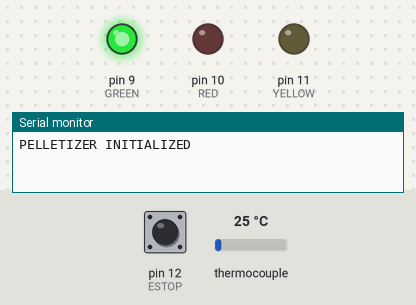
A sketch run on a simulated Arduino Mega 2560, built with avr-gcc and run on an emulated ATmega2560. Shown: output pins drawn as LEDs (lit = HIGH), the last lines printed to the serial monitor. Inputs (shaded band) come from the test bench; at power-on: pin 12 (ESTOP) HIGH, thermocouple 25 °C.

Above: at 0.01 s.
At 1.2 s:
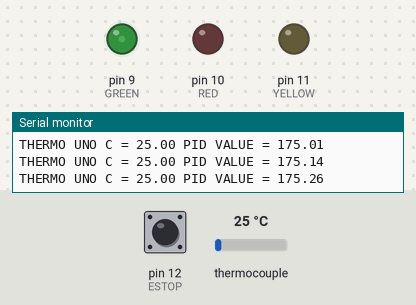
1.3 s: pin 12 (ESTOP) pulled LOW for 0.6 s
At 2.1 s:
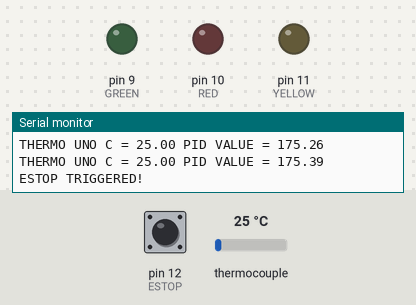
Timing chart, 0 to 4.3 s (numbered marks = the images above; inputs shaded):
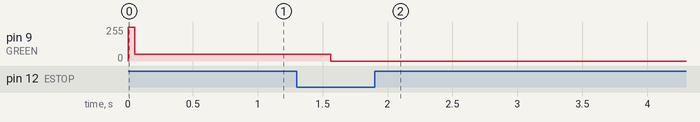

Measured:
- after the input at 1.3 s, pin 9 (GREEN): 50/255 → 0/255 after 0.26 s

The sketch:

Pelletizer_Controller_v1.ino
```cpp
// Include necessary libraries:
#include "max6675.h"


///// PORTS /////

// If DEBUG is defined, more print statements will go to the Serial
#define DEBUG

// Debug LED Ports:
#define GREEN 9
#define RED 10
#define YELLOW 11
#define HEATER 52
#define HEATON 22

// Thermcouple Uno
#define THERMO_UNO_DO 4
#define THEMRO_UNO_CS 5
#define THERMO_UNO_CLK 6
MAX6675 thermoUno(THERMO_UNO_CLK, THEMRO_UNO_CS, THERMO_UNO_DO);

// Thermcouple Dos

// Motor Ports:
// #define SHAFT 20
// #define CUTTER 21

// Define E-stop Port
#define ESTOP 12

/////////////////

///// Global Variables /////
bool runMain = true; // true so long as the primary code should run in main (E-stop makes this false)
bool isHot = false; // true if heater is hot
////////////////////////////

// class to create a custom PID
class PID {
  private:
    double pkP;
    double pkI;
    double pkD;
    double pPrevInput;
    long pPrevTime;
    double pImax;
    double pItot;
    double pSetpoint;
  public:
    // default counstructor
    PID(){
      pkP = 0;
      pkI = 0;
      pkD = 0;
      pPrevInput = 0;
      pPrevTime = 0;
      pImax = 0;
      pItot = 0;
      pSetpoint = 0;
    }

    // Overloaded constructor
    PID(double P, double I, double D, double Imax) {
      pkP = P;
      pkI = I;
      pkD = D;
      pPrevInput = 0;
      pPrevTime = 0;
      pImax = Imax;
      pItot = 0;
      pSetpoint = 0;
    }

    // setters:
    void setP(double P){ pkP = P; }
    void setI(double I){ pkP = I; }
    void setD(double D){ pkD = D; }
    void setImax(double Imax) { pImax = Imax; }
    void setSetpoint(double setpoint) { pSetpoint = setpoint; }

    // getters:
    double getP(){ return pkP; }
    double getI(){ return pkI; }
    double getD(){ return pkD; }
    double getDmax(){ return pImax; }
    void getSetpoint() { return pSetpoint; }

    double startOutput(double prevInput) {
      pPrevInput = prevInput;
      pPrevTime = millis();
    }

    double output(double curInput){
      long curTime = millis();
      /*Serial.print("T(");
      Serial.print(curTime);
      Serial.print(" ms) ");*/
      // Calculate the integral
      pItot += (curTime-pPrevTime)*curInput;

      // Check if I total is greater than the max:
      if(pItot > pImax) {
        pItot = pImax;
      } else if (pItot < -pImax) {
        pItot = -pImax;
      }

      // Evaluate P, i, and D terms:
      double P = pkP*(pSetpoint-curInput);
      double I = pkI*pItot;
      double D = pkD*(pPrevInput-curInput)/(pPrevTime-curTime);

      // reinitializes previous variables
      pPrevInput = curInput;
      pPrevTime = curTime;
      /*Serial.print("P(");
      Serial.print(P);
      Serial.print(")*I(");
      Serial.print(I);
      Serial.print(")*D(");
      Serial.print(D);
      Serial.print(") = ");*/
      return (P + I + D);
    }
};

//-----///// Functions /////------//

// Debug print function
void debug_print(String output) {
  #ifdef DEBUG
    Serial.print(output);
  #endif
}

// debug println function
void debug_println(String output) {
  #ifdef DEBUG
    Serial.println(output);
  #endif
}


// shutdown function
void killAll() {
  digitalWrite(GREEN, LOW);
  digitalWrite(RED, LOW);
  digitalWrite(YELLOW, LOW);
  digitalWrite(HEATER, LOW);
}

//-----/////////////////////------//

// SETUP:
void setup() {
  Serial.begin(9600); // Sets up serial port

  Serial.println("PELLETIZER INITIALIZED");

  // Initialize tester pins:
  pinMode(GREEN, OUTPUT);
  pinMode(RED, OUTPUT);
  pinMode(YELLOW, OUTPUT);

  // Initialize output pins:
  digitalWrite(GREEN, HIGH);
  digitalWrite(RED, LOW);
  digitalWrite(YELLOW, LOW);
  digitalWrite(HEATER, LOW);

  // Initialize pin
  pinMode(ESTOP, INPUT_PULLUP);

}


void loop() {

  // Create and Initialize PID
  PID* unoPID = new PID(1,.00001,1, 10000000);
  unoPID->startOutput(thermoUno.readCelsius());
  unoPID->setSetpoint(200);

  delay(50);

  while(runMain) {

    // put your main code here, to run repeatedly:
    analogWrite(GREEN, 50);

    Serial.print("THERMO UNO C = ");
    Serial.print(thermoUno.readCelsius());
    Serial.print(" PID VALUE = ");
    Serial.println(unoPID->output(thermoUno.readCelsius()));

    // Check ESTOP
    if(!digitalRead(ESTOP)) {
      runMain = false;
      debug_println("ESTOP TRIGGERED!");
      killAll();
    }

    delay(500); // Should be set to 300 typically
  }

  // Insert restart code

}
```
